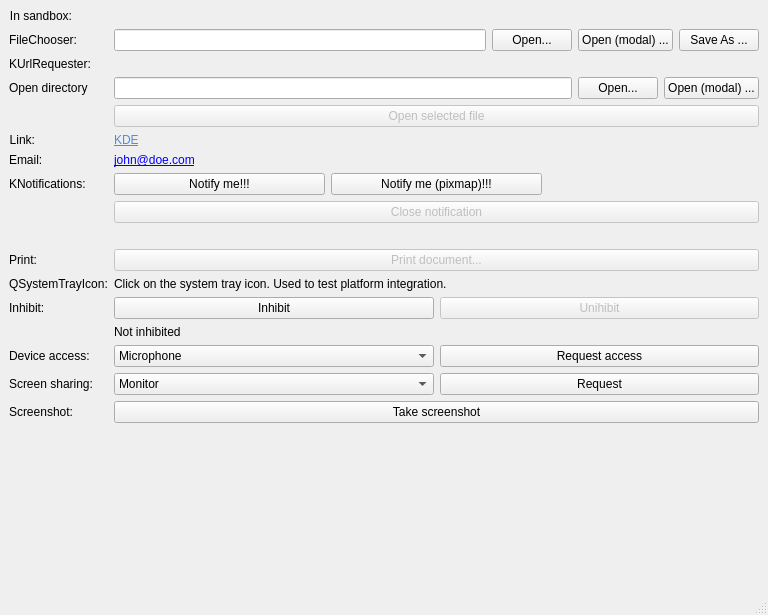
<?xml version="1.0" encoding="UTF-8"?>
<ui version="4.0">
 <class>PortalTest</class>
 <widget class="QMainWindow" name="PortalTest">
  <property name="geometry">
   <rect>
    <x>0</x>
    <y>0</y>
    <width>768</width>
    <height>615</height>
   </rect>
  </property>
  <property name="windowTitle">
   <string>KDE Portal test</string>
  </property>
  <widget class="QWidget" name="centralwidget">
   <layout class="QFormLayout" name="formLayout">
    <item row="0" column="0">
     <widget class="QLabel" name="label">
      <property name="text">
       <string>In sandbox:</string>
      </property>
      <property name="alignment">
       <set>Qt::AlignRight|Qt::AlignTrailing|Qt::AlignVCenter</set>
      </property>
     </widget>
    </item>
    <item row="0" column="1">
     <widget class="QLabel" name="sandboxLabel">
      <property name="text">
       <string/>
      </property>
     </widget>
    </item>
    <item row="1" column="0">
     <widget class="QLabel" name="label_2">
      <property name="layoutDirection">
       <enum>Qt::LeftToRight</enum>
      </property>
      <property name="text">
       <string>FileChooser:</string>
      </property>
      <property name="alignment">
       <set>Qt::AlignRight|Qt::AlignTrailing|Qt::AlignVCenter</set>
      </property>
     </widget>
    </item>
    <item row="1" column="1">
     <layout class="QHBoxLayout" name="horizontalLayout">
      <item>
       <widget class="QLineEdit" name="selectedFiles">
        <property name="readOnly">
         <bool>true</bool>
        </property>
       </widget>
      </item>
      <item>
       <widget class="QPushButton" name="openFile">
        <property name="text">
         <string>Open...</string>
        </property>
       </widget>
      </item>
      <item>
       <widget class="QPushButton" name="openFileModal">
        <property name="text">
         <string>Open (modal) ...</string>
        </property>
       </widget>
      </item>
      <item>
       <widget class="QPushButton" name="saveFile">
        <property name="text">
         <string>Save As ...</string>
        </property>
       </widget>
      </item>
     </layout>
    </item>
    <item row="2" column="0">
     <widget class="QLabel" name="label_5">
      <property name="text">
       <string>KUrlRequester:</string>
      </property>
     </widget>
    </item>
    <item row="3" column="0">
     <widget class="QLabel" name="label_15">
      <property name="text">
       <string>Open directory</string>
      </property>
     </widget>
    </item>
    <item row="3" column="1">
     <layout class="QHBoxLayout" name="horizontalLayout_6">
      <item>
       <widget class="QLineEdit" name="selectedDir">
        <property name="readOnly">
         <bool>true</bool>
        </property>
       </widget>
      </item>
      <item>
       <widget class="QPushButton" name="openDir">
        <property name="text">
         <string>Open...</string>
        </property>
       </widget>
      </item>
      <item>
       <widget class="QPushButton" name="openDirModal">
        <property name="text">
         <string>Open (modal) ...</string>
        </property>
       </widget>
      </item>
     </layout>
    </item>
    <item row="4" column="1">
     <widget class="QPushButton" name="openFileButton">
      <property name="enabled">
       <bool>false</bool>
      </property>
      <property name="text">
       <string>Open selected file</string>
      </property>
     </widget>
    </item>
    <item row="5" column="0">
     <widget class="QLabel" name="label_3">
      <property name="text">
       <string>Link:</string>
      </property>
      <property name="alignment">
       <set>Qt::AlignRight|Qt::AlignTrailing|Qt::AlignVCenter</set>
      </property>
     </widget>
    </item>
    <item row="5" column="1">
     <widget class="QLabel" name="label_4">
      <property name="text">
       <string>&lt;html&gt;&lt;head/&gt;&lt;body&gt;&lt;p&gt;&lt;a href=&quot;http://kde.org/&quot;&gt;&lt;span style=&quot; text-decoration: underline; color:#508ed8;&quot;&gt;KDE&lt;/span&gt;&lt;/a&gt;&lt;/p&gt;&lt;/body&gt;&lt;/html&gt;</string>
      </property>
      <property name="textFormat">
       <enum>Qt::RichText</enum>
      </property>
      <property name="openExternalLinks">
       <bool>true</bool>
      </property>
      <property name="textInteractionFlags">
       <set>Qt::TextBrowserInteraction</set>
      </property>
     </widget>
    </item>
    <item row="6" column="0">
     <widget class="QLabel" name="label_10">
      <property name="text">
       <string>Email:</string>
      </property>
     </widget>
    </item>
    <item row="6" column="1">
     <widget class="QLabel" name="label_11">
      <property name="text">
       <string>&lt;a href=&quot;mailto:john@doe.com?subject=Hello&amp;body=Message&quot;&gt;john@doe.com&lt;/a&gt;</string>
      </property>
      <property name="textFormat">
       <enum>Qt::RichText</enum>
      </property>
      <property name="openExternalLinks">
       <bool>true</bool>
      </property>
     </widget>
    </item>
    <item row="7" column="0">
     <widget class="QLabel" name="label_6">
      <property name="text">
       <string>KNotifications:</string>
      </property>
     </widget>
    </item>
    <item row="7" column="1">
     <layout class="QHBoxLayout" name="horizontalLayout_2">
      <item>
       <widget class="QPushButton" name="notifyButton">
        <property name="text">
         <string>Notify me!!!</string>
        </property>
       </widget>
      </item>
      <item>
       <widget class="QPushButton" name="notifyPixmapButton">
        <property name="text">
         <string>Notify me (pixmap)!!!</string>
        </property>
       </widget>
      </item>
      <item>
       <widget class="QLabel" name="notificationResponse">
        <property name="text">
         <string/>
        </property>
       </widget>
      </item>
     </layout>
    </item>
    <item row="8" column="1">
     <widget class="QPushButton" name="notifyCloseButton">
      <property name="enabled">
       <bool>false</bool>
      </property>
      <property name="text">
       <string>Close notification</string>
      </property>
     </widget>
    </item>
    <item row="9" column="1">
     <widget class="QLabel" name="printWarning">
      <property name="text">
       <string/>
      </property>
     </widget>
    </item>
    <item row="10" column="0">
     <widget class="QLabel" name="label_7">
      <property name="text">
       <string>Print:</string>
      </property>
     </widget>
    </item>
    <item row="10" column="1">
     <widget class="QPushButton" name="printButton">
      <property name="enabled">
       <bool>false</bool>
      </property>
      <property name="text">
       <string>Print document...</string>
      </property>
     </widget>
    </item>
    <item row="11" column="0">
     <widget class="QLabel" name="label_8">
      <property name="text">
       <string>QSystemTrayIcon:</string>
      </property>
     </widget>
    </item>
    <item row="11" column="1">
     <widget class="QLabel" name="systrayLabel">
      <property name="text">
       <string>Click on the system tray icon. Used to test platform integration.</string>
      </property>
     </widget>
    </item>
    <item row="12" column="0">
     <widget class="QLabel" name="label_9">
      <property name="text">
       <string>Inhibit:</string>
      </property>
     </widget>
    </item>
    <item row="12" column="1">
     <layout class="QHBoxLayout" name="horizontalLayout_3">
      <item>
       <widget class="QPushButton" name="inhibit">
        <property name="text">
         <string>Inhibit</string>
        </property>
       </widget>
      </item>
      <item>
       <widget class="QPushButton" name="uninhibit">
        <property name="enabled">
         <bool>false</bool>
        </property>
        <property name="text">
         <string>Unihibit</string>
        </property>
       </widget>
      </item>
     </layout>
    </item>
    <item row="13" column="1">
     <widget class="QLabel" name="inhibitLabel">
      <property name="text">
       <string>Not inhibited</string>
      </property>
     </widget>
    </item>
    <item row="14" column="0">
     <widget class="QLabel" name="label_12">
      <property name="text">
       <string>Device access:</string>
      </property>
     </widget>
    </item>
    <item row="14" column="1">
     <layout class="QHBoxLayout" name="horizontalLayout_4">
      <item>
       <widget class="QComboBox" name="deviceCombobox">
        <property name="sizeAdjustPolicy">
         <enum>QComboBox::AdjustToContentsOnFirstShow</enum>
        </property>
        <item>
         <property name="text">
          <string>Microphone</string>
         </property>
        </item>
        <item>
         <property name="text">
          <string>Speakers</string>
         </property>
        </item>
        <item>
         <property name="text">
          <string>Camera</string>
         </property>
        </item>
       </widget>
      </item>
      <item>
       <widget class="QPushButton" name="requestDeviceAccess">
        <property name="text">
         <string>Request access</string>
        </property>
       </widget>
      </item>
     </layout>
    </item>
    <item row="15" column="0">
     <widget class="QLabel" name="label_13">
      <property name="text">
       <string>Screen sharing:</string>
      </property>
     </widget>
    </item>
    <item row="15" column="1">
     <layout class="QHBoxLayout" name="horizontalLayout_5">
      <item>
       <widget class="QComboBox" name="screenShareCombobox">
        <item>
         <property name="text">
          <string>Monitor</string>
         </property>
        </item>
        <item>
         <property name="text">
          <string>Window</string>
         </property>
        </item>
       </widget>
      </item>
      <item>
       <widget class="QPushButton" name="screenShareButton">
        <property name="text">
         <string>Request</string>
        </property>
       </widget>
      </item>
     </layout>
    </item>
    <item row="16" column="0">
     <widget class="QLabel" name="label_14">
      <property name="text">
       <string>Screenshot:</string>
      </property>
     </widget>
    </item>
    <item row="16" column="1">
     <widget class="QPushButton" name="screenshotButton">
      <property name="text">
       <string>Take screenshot</string>
      </property>
     </widget>
    </item>
    <item row="17" column="1">
     <spacer name="verticalSpacer">
      <property name="orientation">
       <enum>Qt::Vertical</enum>
      </property>
      <property name="sizeHint" stdset="0">
       <size>
        <width>25</width>
        <height>13</height>
       </size>
      </property>
     </spacer>
    </item>
   </layout>
   <zorder>label</zorder>
   <zorder>sandboxLabel</zorder>
   <zorder>label_2</zorder>
   <zorder>label_3</zorder>
   <zorder>label_4</zorder>
   <zorder>verticalSpacer</zorder>
   <zorder>label_5</zorder>
   <zorder>label_6</zorder>
   <zorder>notifyCloseButton</zorder>
   <zorder>label_7</zorder>
   <zorder>printButton</zorder>
   <zorder>printWarning</zorder>
   <zorder>label_8</zorder>
   <zorder>systrayLabel</zorder>
   <zorder>label_9</zorder>
   <zorder>inhibitLabel</zorder>
   <zorder>label_10</zorder>
   <zorder>label_11</zorder>
   <zorder>label_12</zorder>
   <zorder>label_13</zorder>
   <zorder>openFileButton</zorder>
   <zorder>label_14</zorder>
   <zorder>screenshotButton</zorder>
   <zorder>label_15</zorder>
  </widget>
  <widget class="QStatusBar" name="statusbar"/>
 </widget>
 <resources/>
 <connections/>
</ui>
